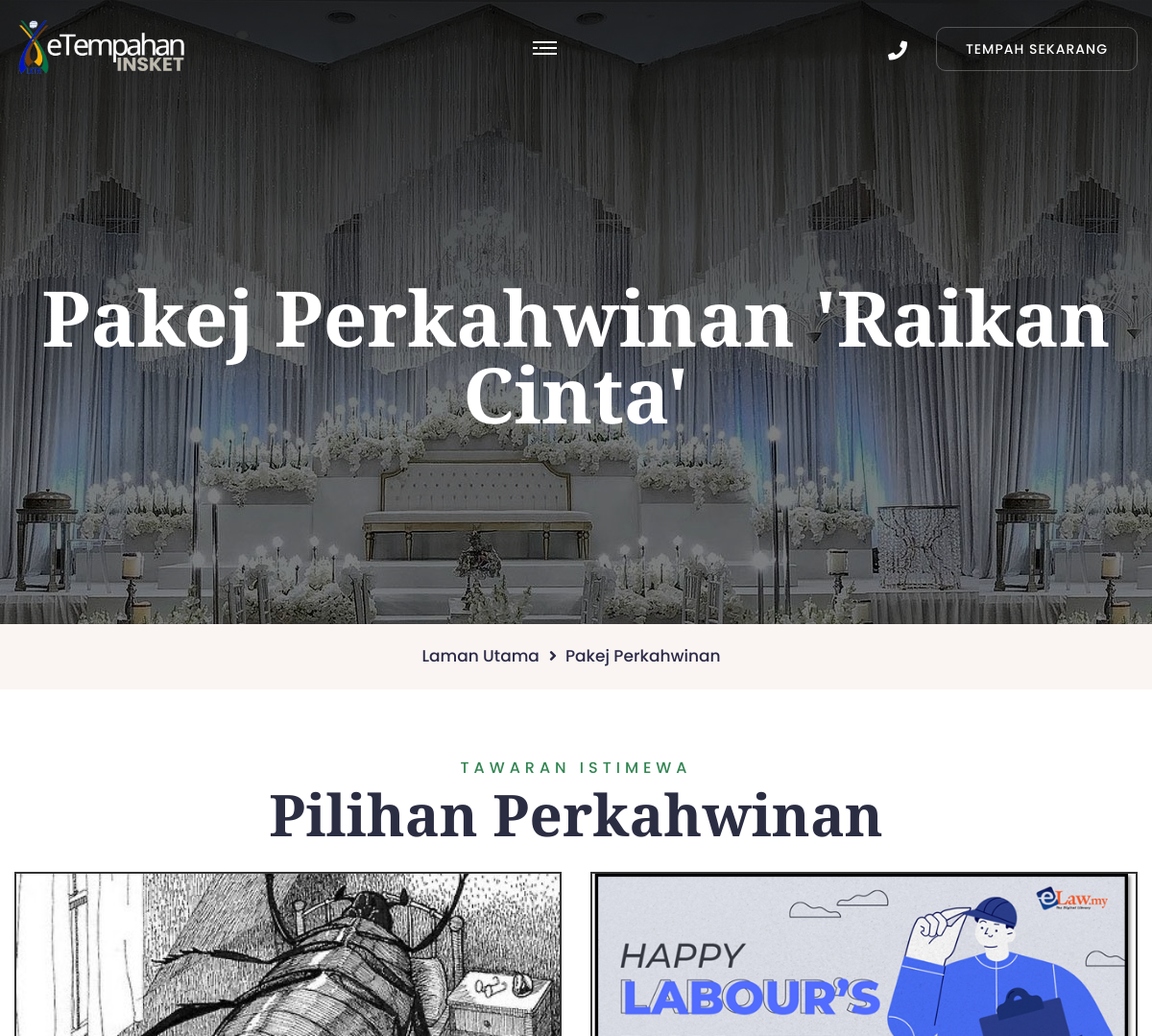
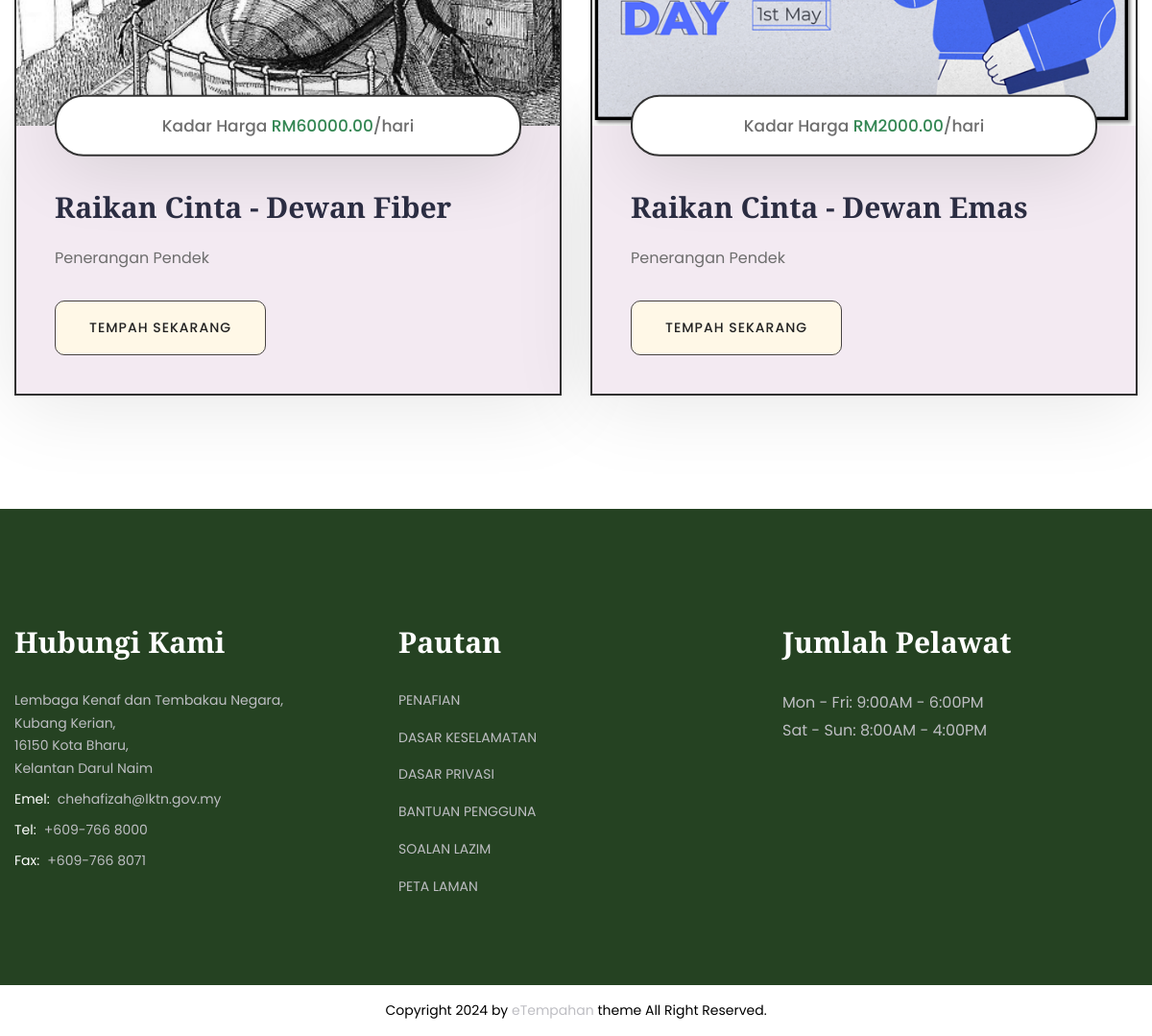
The page /pakejPerkahwinan.php on the database its author committed (2 pictures, top to bottom).
### tables this page shows
CREATE TABLE `dewan_pic` (
  `id_gambar` int(11) NOT NULL,
  `jenis_gambar` varchar(50) DEFAULT NULL,
  `url_gambar` text DEFAULT NULL,
  `id_dewan` int(11) DEFAULT NULL
);

CREATE TABLE `perkahwinan` (
  `id_perkahwinan` int(11) NOT NULL,
  `nama_pekej_kahwin` varchar(255) DEFAULT NULL,
  `harga_pekej` decimal(10,2) DEFAULT NULL,
  `huraian` text DEFAULT NULL,
  `huraian_pendek` text DEFAULT NULL,
  `id_dewan` int(11) DEFAULT NULL
);

### Models/pekejPerkahwinan.php (called while the page is built, shortened)
<?php
require_once 'dewan.php';
class PekejPerkahwinan extends Dewan
{
    private $nama_pekej;
    private $harga_pekej;
    private $penerangan_pendek;
    private $penerangan_penuh;
    private $gambarMainKahwin;
    private $gambarBannerKahwin;
    private $gambarAddKahwin;
    public function __construct(
        $id_dewan,
        $nama_dewan,
        $kadar_sewa,
        $bilangan_muatan,
        $penerangan,
        $peneranganKemudahan,
        $status_dewan,
        $gambarMain,
        $gambarBanner,
        $gambarAdd,
        $id_pekej,
        $nama_pekej,
        $harga_pekej,
        $penerangan_pendek,
        $penerangan_penuh,
        $gambarMainKahwin,
        $gambarBannerKahwin,
        $gambarAddKahwin
    ) {
        $this->nama_pekej = $nama_pekej;
        $this->harga_pekej = $harga_pekej;
        $this->penerangan_pendek = $penerangan_pendek;
        $this->penerangan_penuh = $penerangan_penuh;
        $this->gambarMainKahwin = $gambarMainKahwin;
        $this->gambarBannerKahwin = $gambarBannerKahwin;
        $this->gambarAddKahwin = $gambarAddKahwin;
    }
    public function getNamaPekej()
    {
        return $this->nama_pekej;
    }
    public function getHargaPekej()
    {
        return $this->harga_pekej;
    }
    public function getPeneranganPendek()
    {
        return $this->penerangan_pendek;
    }
    public function getPeneranganPenuh()
    {
        return $this->penerangan_penuh;
    }
    public function getGambarMainKahwin()
    {
        return $this->gambarMainKahwin;
    }
    public function getGambarBannerKahwin()
    {
        return $this->gambarBannerKahwin;
    }
    public function getGambarAddKahwin()
    {
        return $this->gambarAddKahwin;
    }
    public static function getAllPekejPerkahwinan()
    {
        $conn = DBConnection::getConnection();
        $sql = "SELECT
                    id_perkahwinan,
                    id_dewan
                FROM
                    perkahwinan;";
        $result = $conn->query($sql);
        $packages = [];
        if ($result) {
            while ($row = $result->fetch_assoc()) {
                $dewan = Dewan::getDewanById($row['id_dewan']);
                $pekej = PekejPerkahwinan::getPekejPerkahwinanById($row['id_perkahwinan']);
                $package = new PekejPerkahwinan(
                    $row['id_dewan'],
                    $dewan->getNamaDewan(),
                    $dewan->getKadarSewa(),
                    $dewan->getBilanganMuatan(),
                    $dewan->getPenerangan(),
                    $dewan->getPeneranganKemudahan(),
                    $dewan->getStatusDewan(),
                    $dewan->getGambarMain(),
                    $dewan->getGambarBanner(),
                    $dewan->getGambarAdd(),
                    $row['id_perkahwinan'],
                    $pekej->getNamaPekej(),
                    $pekej->getHargaPekej(),
                    $pekej->getPeneranganPendek(),
                    $pekej->getPeneranganPenuh(),
                    $pekej->getGambarMainKahwin(),
                    $pekej->getGambarBannerKahwin(),
                    $pekej->getGambarAddKahwin()
                );
                array_push($packages, $package);
            }
        }
        return $packages;
    }
    public static function getPekejPerkahwinanById($id)
    {
        try {
            $conn = DBConnection::getConnection();
            $imgMain = PekejPerkahwinan::getPerkahwinanImageByType($id, 'main');
            $imgBanner = PekejPerkahwinan::getPerkahwinanImageByType($id, 'banner');
            $imgList = PekejPerkahwinan::getPerkahwinanImageByType($id, 'add');
            $sql = "SELECT * FROM perkahwinan WHERE id_perkahwinan = ?";
            $stmt = $conn->prepare($sql);
            $stmt->bind_param("i", $id);
            $stmt->execute();
            $result = $stmt->get_result();
            $row = $result->fetch_assoc();
            $dewan = Dewan::getDewanById($row['id_dewan']);
            $package = new PekejPerkahwinan(
                $row['id_dewan'],
                $dewan->getNamaDewan(),
                $dewan->getKadarSewa(),
                $dewan->getBilanganMuatan(),
                $dewan->getPenerangan(),
                $dewan->getPeneranganKemudahan(),
                $dewan->getStatusDewan(),
                $dewan->getGambarMain(),
                $dewan->getGambarBanner(),
                $dewan->getGambarAdd(),
                $row['id_perkahwinan'],
                $row['nama_pekej_kahwin'],
                $row['harga_pekej'],
                $row['huraian_pendek'],
                $row['huraian'],
                $imgMain,
                $imgBanner,
                $imgList
            );
            return $package;
        } catch (Exception $e) {
            return null;
        }
    }
    public static function getPerkahwinanImageByType($id_perkahwinan, $type)
    {
        $conn = DBConnection::getConnection();
        $sql = "SELECT url_gambar FROM url_gambar WHERE id_perkahwinan = ? AND jenis_gambar = ?";
        $stmt = $conn->prepare($sql);
        $stmt->bind_param("is", $id_perkahwinan, $type);
        $stmt->execute();
        $result = $stmt->get_result();
        $images = [];
        while ($row = $result->fetch_assoc()) {
            $images[] = $row['url_gambar'];
        }
        return ($type === 'main' || $type === 'banner') ? ($images[0] ?? null) : $images;
    }
}

### Models/dewan.php (called while the page is built, shortened)
<?php
class Dewan
{
    protected $nama_dewan;
    protected $kadar_sewa;
    protected $bilangan_muatan;
    protected $penerangan;
    protected $peneranganKemudahan;
    protected $status_dewan;
    protected $gambarMain;
    protected $gambarBanner;
    protected $gambarAdd;
    public function __construct($id_dewan, $nama_dewan, $kadar_sewa, $bilangan_muatan, $penerangan, $peneranganKemudahan, $status_dewan, $gambarMain, $gambarBanner, $gambarAdd)
    {
        $this->nama_dewan = $nama_dewan;
        $this->kadar_sewa = $kadar_sewa;
        $this->bilangan_muatan = $bilangan_muatan;
        $this->penerangan = $penerangan;
        $this->peneranganKemudahan = $peneranganKemudahan;
        $this->status_dewan = $status_dewan;
        $this->gambarMain = $gambarMain;
        $this->gambarBanner = $gambarBanner;
        $this->gambarAdd = $gambarAdd;
    }
    public function getNamaDewan()
    {
        return $this->nama_dewan;
    }
    public function getKadarSewa()
    {
        return $this->kadar_sewa;
    }
    public function getBilanganMuatan()
    {
        return $this->bilangan_muatan;
    }
    public function getPenerangan()
    {
        return $this->penerangan;
    }
    public function getPeneranganKemudahan()
    {
        return $this->peneranganKemudahan;
    }
    public function getStatusDewan()
    {
        return $this->status_dewan;
    }
    public function getGambarMain()
    {
        return $this->gambarMain;
    }
    public function getGambarBanner()
    {
        return $this->gambarBanner;
    }
    public function getGambarAdd()
    {
        return $this->gambarAdd;
    }
    public static function getDewanById($id)
    {
        $conn = DBConnection::getConnection();
        try {
            $sql = "SELECT d.*, dp.url_gambar, dp.jenis_gambar
                FROM dewan d
                LEFT JOIN dewan_pic dp ON d.id_dewan = dp.id_dewan
                WHERE d.id_dewan = ?";
            $stmt = $conn->prepare($sql);
            $stmt->bind_param("i", $id);
            $stmt->execute();
            $result = $stmt->get_result();
            $row = $result->fetch_assoc();
            $gambarMain = null;
            $gambarBanner = null;
            $gambarAdd = null;
            if ($row['jenis_gambar'] === 'Utama') {
                $gambarMain = $row['url_gambar'];
            } elseif ($row['jenis_gambar'] === 'Banner') {
                $gambarBanner = $row['url_gambar'];
            } elseif ($row['jenis_gambar'] === 'Tambahan') {
                $gambarAdd = $row['url_gambar'];
            }
            $dewan = new Dewan(
                $row['id_dewan'],
                $row['nama_dewan'],
                $row['kadar_sewa'],
                $row['bilangan_muatan'],
                $row['penerangan'],
                $row['penerangan_kemudahan'],
                $row['status_dewan'],
                $gambarMain,
                $gambarBanner,
                $gambarAdd
            );
            return $dewan;
        } catch (Exception $e) {
            error_log($e->getMessage());
            return null;
        }
    }
}

### pakejPerkahwinan.php (the view, shortened to what this page needs)
<!DOCTYPE html>
<html lang="en">
<head>
	<link href="assets/css/bootstrap.css" rel="stylesheet">
	<link href="assets/css/style.css" rel="stylesheet">
	<link href="assets/css/responsive.css" rel="stylesheet">
	<link href="assets/css/color.css" rel="stylesheet">
    <link href="assets/css/preloader.css" rel="stylesheet">
</head>
<body>
	<div class="page-wrapper">
		<?php include 'partials/header.php';
		include_once 'Models/pekejPerkahwinan.php' ?>
		<div class="page-title" style="background-image: url(assets/images/background/pakejPerkahwinan.jpg);">
			<div class="auto-container">
				<h1>Pakej Perkahwinan 'Raikan Cinta'</h1>
			</div>
		</div>
		<div class="bredcrumb-wrap">
			<div class="auto-container">
				<ul class="bredcrumb-list">
					<li><a href="index.php">Laman Utama</a></li>
					<li>Pakej Perkahwinan</li>
				</ul>
			</div>
		</div>
		<section class="section-padding">
			<div class="auto-container">
				<div class="section_heading text-center mb_30 mt_30">
					<span class="section_heading_title_small">TAWARAN ISTIMEWA</span>
					<h2 class="section_heading_title_big">Pilihan Perkahwinan</h2>
				</div>
				<div class="row">
					<?php $semuaPekej = PekejPerkahwinan::getAllPekejPerkahwinan();
					$wowDelay = 1.0;
					foreach ($semuaPekej as $pekej) { ?>
						<div class="col-lg-6 col-md-6">
							<div class="room-1-block wow fadeInUp" data-wow-delay="<?php echo $wowDelay; ?>s" data-wow-duration=".8s">
								<div class="room-1-image hvr-img-zoom-1">
									<img src="<?php echo $pekej->getGambarMainKahwin(); ?>" alt="<?php echo $pekej->getNamaPekej(); ?>" style="width: 100%; height: 300px; object-fit: cover;">
								</div>
								<div class="room-1-content">
									<p class="room-1-meta-info">Kadar Harga <span class="theme-color">RM<?php echo $pekej->getHargaPekej(); ?></span>/hari</p>
									<h4 class="room-1-title mb_20">
										<a href="perkahwinanDetail.php?id_perkahwinan=<?php echo $pekej->getIdPekej(); ?>"><?php echo $pekej->getNamaPekej(); ?></a>
									</h4>
									<p class="room-1-text mb_30"><?php echo $pekej->getPeneranganPendek(); ?></p>
									<div class="link-btn">
										<a href="perkahwinanDetail.php?id_perkahwinan=<?php echo $pekej->getIdPekej(); ?>" class="btn-1 btn-alt">Tempah Sekarang <span></span></a>
									</div>
								</div>
							</div>
						</div>
					<?php
						$wowDelay += 0.2;
					}
					?>
				</div>
			</div>
		</section>
		<?php include 'partials/footer.php'; ?>
	</div>
</body>
</html>

### assets/css/responsive.css (style rules this page uses)
@media only screen and (max-width: 7000px) { .page-wrapper { overflow: hidden; } }
@media only screen and (max-width: 1200px) { .section_heading { position: relative; z-index: 1; } }

### assets/css/color.css (style rules this page uses)
:root { --theme-color: #338653; }

### assets/css/elpath.css (style rules this page uses)
.mt_30 { margin-top: 30px; }
.mb_20 { margin-bottom: 20px; }
.mb_30 { margin-bottom: 30px; }

### pakejPerkahwinan.php (style rules this page uses)
body { font-size: 14px; color: #6E6E6E; line-height: 1.7em; font-weight: 400; -webkit-font-smoothing: antialiased; background: rgb(255, 255, 255); font-family: 'Poppins'; }
.btn-1 { position: relative; display: inline-flex; overflow: hidden; padding: 17px 35px 16px; text-align: center; z-index: 1; letter-spacing: 1px; color: white; font-weight: 500; text-transform: uppercase; transition: .5s; background-color: #c77a63; }
.section-padding { padding: 40px 0; }
.text-center { text-align: center; }

### rows shown on the page
dewan_pic: shows a picture
perkahwinan: harga_pekej "60000.00", nama_pekej_kahwin "Raikan Cinta - Dewan Fiber", huraian_pendek "Penerangan Pendek"
dewan_pic: shows a picture
perkahwinan: harga_pekej "2000.00", nama_pekej_kahwin "Raikan Cinta - Dewan Emas", huraian_pendek "Penerangan Pendek"
